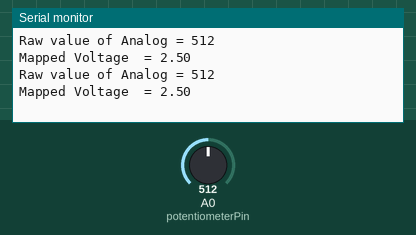
This sketch was run on a simulated Arduino Uno, built with avr-gcc and run on an emulated ATmega328P. Parts: the last lines printed to the serial monitor. Inputs (shaded band) come from the test bench; at power-on: A0 (potentiometerPin) = 512.

Above: at 2.8 s.
2.9 s: A0 (potentiometerPin) set to 716
At 4.9 s:
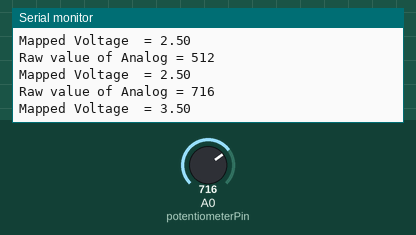
5.6 s: A0 (potentiometerPin) set to 900
At 6.5 s:
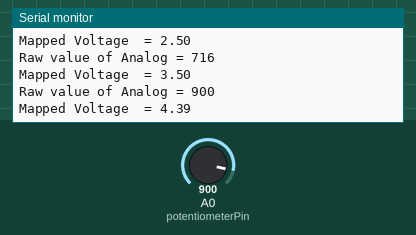
Timing chart, 0 to 8.6 s (numbered marks = the images above; inputs shaded):
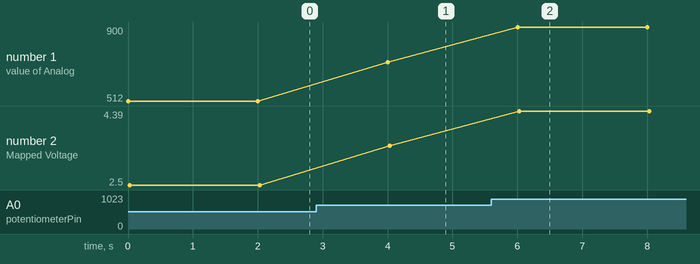

The sketch:

potentiometer_sensor.ino
```cpp
int potentiometerPin = A0;
float voltage;


void setup()
{
  // put your setup code here, to run once:
  pinMode (potentiometerPin, INPUT);
  Serial.begin(9600);
}

void loop()
{
  voltage = readVoltage(potentiometerPin);
  Serial.print("Mapped Voltage  = ");
  Serial.println(voltage);
  delay(2000);
}


float readVoltage(int potentiometerPin)
{
  // put your main code here, to run repeatedly:
  int raw_val = analogRead(potentiometerPin);

  Serial.print("Raw value of Analog = ");
  Serial.println(raw_val);

  return (float) (raw_val*5.0)/1024.0;
}
```

Measured:
- after the input at 2.9 s, the serial monitor: prints a new line after 1.1 s (image 1)
- after the input at 5.6 s, the serial monitor: prints a new line after 0.40 s (image 2)
- plotted number 1: 512 → 716 after the input at 2.9 s, 716 → 900 after the input at 5.6 s
- plotted number 2: 2.5 → 3.5 after the input at 2.9 s, 3.5 → 4.39 after the input at 5.6 s
